Frame 1 (no input): blank canvas, image omitted
Frame 60 (no input): blank canvas, image omitted
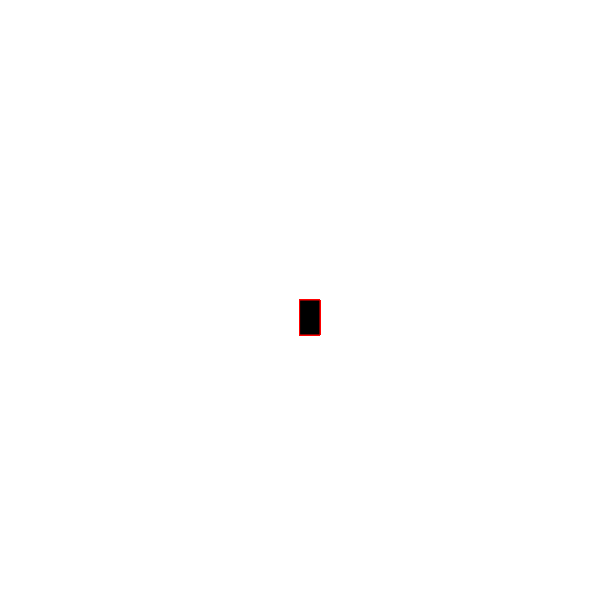
Frame 120 (the mouse pressed at the canvas centre since frame 60)

The p5.js sketch whose frames 1 and 60 were blank and that drew this single picture after the mouse press (run headless with seeded random() and noise() and a simulated clock; from frame 60 on, the mouse is pressed at the canvas centre):

// p5.js sketch
// ── sketch.js
function setup() {
    createCanvas(600, 600);
    background("white");
  }
  
  function draw() {
    
    stroke("red")
    fill("black")
    
    
    //console.log(mouseIsPressed);
    
    if(mouseIsPressed) {
      rect(mouseX,mouseY,20,35);
    }
    
    
    
  }
  
